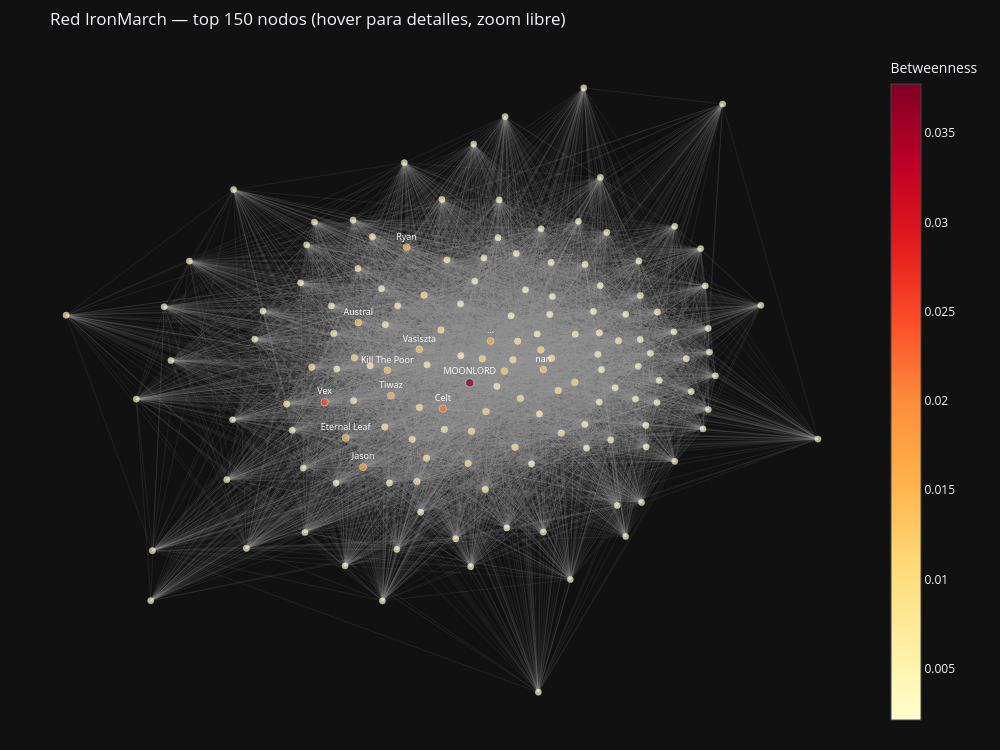

Notebook source saved alongside this figure:
### Code cell
# Visualización interactiva con Plotly — zoom, hover, pannable
# Solo top 150 nodos por betweenness para evitar solapamiento
import plotly.graph_objects as go

if G_public.number_of_nodes() > 0:
    largest_cc = max(nx.connected_components(G_public), key=len)
    G_main = G_public.subgraph(largest_cc).copy()

    # Seleccionar top 150 por betweenness dentro del componente principal
    top_nodes = sorted(
        [n for n in G_main.nodes() if n in btw_cent],
        key=lambda n: btw_cent[n], reverse=True
    )[:150]
    G_viz = G_main.subgraph(top_nodes).copy()

    pos = nx.spring_layout(G_viz, k=1.2, iterations=80, seed=42)

    # Aristas
    edge_x, edge_y = [], []
    for u, v in G_viz.edges():
        x0, y0 = pos[u]; x1, y1 = pos[v]
        edge_x += [x0, x1, None]; edge_y += [y0, y1, None]

    edge_trace = go.Scatter(
        x=edge_x, y=edge_y, mode='lines',
        line=dict(width=0.4, color='rgba(150,150,150,0.3)'),
        hoverinfo='none',
    )

    # Nodos
    node_x     = [pos[n][0] for n in G_viz.nodes()]
    node_y     = [pos[n][1] for n in G_viz.nodes()]
    node_btw   = [btw_cent.get(n, 0) for n in G_viz.nodes()]
    node_deg   = [G_viz.degree(n) for n in G_viz.nodes()]
    node_names = [uid_to_name.get(n, f'uid:{n}') for n in G_viz.nodes()]
    node_sizes = [b * 60 + 6 for b in node_btw]

    node_trace = go.Scatter(
        x=node_x, y=node_y, mode='markers+text',
        marker=dict(
            size=node_sizes,
            color=node_btw,
            colorscale='YlOrRd',
            colorbar=dict(title='Betweenness'),
            line=dict(width=0.5, color='white'),
        ),
        text=[name if btw_cent.get(n, 0) > sorted(node_btw, reverse=True)[min(12, len(node_btw)-1)] else ''
              for n, name in zip(G_viz.nodes(), node_names)],
        textposition='top center',
        textfont=dict(size=9, color='white'),
        hovertext=[f'{name}<br>btw={btw_cent.get(n,0):.4f}<br>conexiones={G_viz.degree(n)}'
                   for n, name in zip(G_viz.nodes(), node_names)],
        hoverinfo='text',
    )

    fig = go.Figure(
        data=[edge_trace, node_trace],
        layout=go.Layout(
            title='Red IronMarch — top 150 nodos (hover para detalles, zoom libre)',
            template='plotly_dark',
            showlegend=False,
            width=1000, height=750,
            xaxis=dict(showgrid=False, zeroline=False, showticklabels=False),
            yaxis=dict(showgrid=False, zeroline=False, showticklabels=False),
            margin=dict(l=20, r=20, t=50, b=20),
        )
    )
    fig.show()
else:
    print("Grafo vacío.")

### Figure 1 — Plotly figure (JSON) as saved in the notebook; plotly's stock layout.template omitted (floating-point values rounded to 4 significant figures; data arrays with more than 128 entries replaced by an {"elided": "..."} marker saying what was removed)
{"data": [{"hoverinfo": "none", "line": {"color": "rgba(150,150,150,0.3)", "width": 0.4}, "mode": "lines", "type": "scatter", "x": {"elided": "26490 float values"}, "y": {"elided": "26490 float values"}}, {"hoverinfo": "text", "hovertext": {"elided": "150 str values"}, "marker": {"color": {"elided": "150 float values"}, "colorbar": {"title": {"text": "Betweenness"}}, "colorscale": [[0.0, "rgb(255,255,204)"], [0.125, "rgb(255,237,160)"], [0.25, "rgb(254,217,118)"], [0.375, "rgb(254,178,76)"], [0.5, "rgb(253,141,60)"], [0.625, "rgb(252,78,42)"], [0.75, "rgb(227,26,28)"], [0.875, "rgb(189,0,38)"], [1.0, "rgb(128,0,38)"]], "line": {"color": "white", "width": 0.5}, "size": {"elided": "150 float values"}}, "mode": "markers+text", "text": {"elided": "150 str values"}, "textfont": {"color": "white", "size": 9}, "textposition": "top center", "type": "scatter", "x": {"elided": "150 float values"}, "y": {"elided": "150 float values"}}], "layout": {"height": 750, "margin": {"b": 20, "l": 20, "r": 20, "t": 50}, "showlegend": false, "title": {"text": "Red IronMarch — top 150 nodos (hover para detalles, zoom libre)"}, "width": 1000, "xaxis": {"showgrid": false, "showticklabels": false, "zeroline": false}, "yaxis": {"showgrid": false, "showticklabels": false, "zeroline": false}}}
